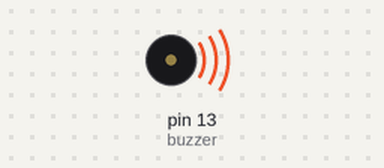
A sketch run on a simulated Arduino Uno, built with avr-gcc and run on an emulated ATmega328P. Parts: buzzer (waves = sounding).

Above: at 0.1 s.
Timing chart, 0 to 1.6 s (numbered marks = the images above):
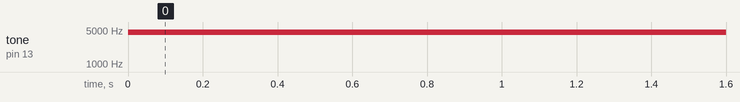

Measured:
- by itself, tone on pin 13 (buzzer): silent → 4500 Hz at 0.00 s

The sketch:

Buzzer.ino
```cpp
const int buzzer = 13; //buzzer to arduino pin 13


void setup(){

  pinMode(buzzer, OUTPUT); // Set buzzer - pin 13 as an output

}

void loop(){

  tone(buzzer,4500); // You can change the tone by changing the number
}
```
